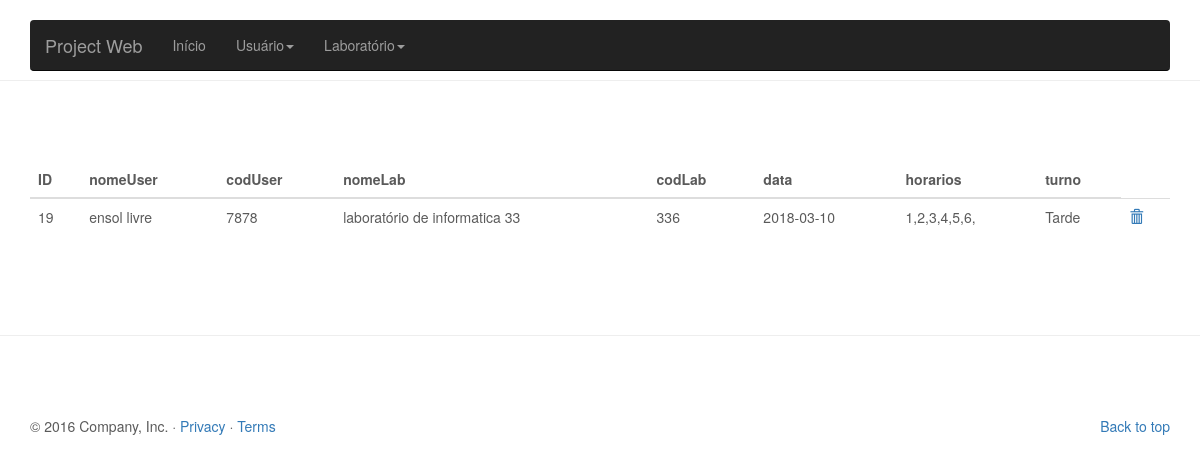
The app's page /lab/view/listarRes.php with its own data.
### tables this page shows
CREATE TABLE `agendados` (
  `id` int(11) NOT NULL,
  `data` varchar(20) DEFAULT NULL,
  `horarios` varchar(100) DEFAULT NULL,
  `codUser` int(11) NOT NULL,
  `codLab` int(11) NOT NULL,
  `turno` varchar(20) NOT NULL,
  `nomeUser` varchar(100) NOT NULL,
  `nomeLab` varchar(100) NOT NULL
);

### lab/view/listarRes.php (the view, shortened to what this page needs)
<?php include '../controller/conexao.php';
  if(!empty($_REQUEST)){
    $busca = $_REQUEST['buscar'];
    $query = "SELECT * FROM lab WHERE nome LIKE '%$busca%' or codigo LIKE '%$busca%'";
  }else{
    $query = "SELECT * FROM agendados";
  }
$res = mysqli_query($conn, $query);
?>
<!DOCTYPE html>
<html lang="pt-br">
  <head>
    <link href="../css/bootstrap.min.css" rel="stylesheet">
    <link href="../css/carousel.css" rel="stylesheet">
  </head>
  <body>
    <div class="navbar-wrapper">
      <div class="container">
        <nav class="navbar navbar-inverse navbar-static-top">
          <div class="container">
            <div class="navbar-header">
              <a class="navbar-brand" href="inicio.php">Project Web</a>
            </div>
            <div id="navbar" class="navbar-collapse collapse">
              <ul class="nav navbar-nav">
                <li><a href="inicio.php">Início</a></li>
                <li class="dropdown">
                  <a href="inserirUser.php" class="dropdown-toggle" data-toggle="dropdown" role="button" aria-haspopup="true" aria-expanded="false">Usuário<span class="caret"></span></a>
                  <li class="dropdown">
                  <a href="inserirUser.php" class="dropdown-toggle" data-toggle="dropdown" role="button" aria-haspopup="true" aria-expanded="false">Laboratório<span class="caret"></span></a>
                </li>
              </ul>
            </div>
          </div>
        </nav>
      </div>
    </div>
<hr class="featurette-divider">
       <div class="container">
      <table class="table table-hover">
    <thead>
      <tr>
        <th>ID</th>
        <th>nomeUser</th>
        <th>codUser</th>
        <th>nomeLab</th>
        <th>codLab</th>
        <th>data</th>
        <th>horarios</th>
        <th>turno</th>
      </tr>
    </thead>
    <tbody>
      <?php
while($linha = mysqli_fetch_array($res)){
echo "<tr><td>".$linha['id']."</td>";
echo "<td>".$linha['nomeUser']."</td>";
echo "<td>".$linha['codUser']."</td>";
echo "<td>".$linha['nomeLab']."</td>";
echo "<td>".$linha['codLab']."</td>";
echo "<td>".$linha['data']."</td>";
echo "<td>".$linha['horarios']."</td>";
echo "<td>".$linha['turno']."</td>";
echo "<td><a href=\"../controller/controllerRes.php?btn=deletar&id=$linha[id]\"onClick=\"return confirm('Tem certeza que deseja excluir?')\"><span class='glyphicon glyphicon-trash'></span></a></td></tr>";
      }
    ?>
    </tbody>
  </table>
</div>
<hr class="featurette-divider">
    <div class="container marketing">
      <footer>
        <p class="pull-right"><a href="#">Back to top</a></p>
        <p>&copy; 2016 Company, Inc. &middot; <a href="#">Privacy</a> &middot; <a href="#">Terms</a></p>
      </footer>
    </div>
  </body>
</html>

### lab/css/carousel.css (style rules this page uses)
body { padding-bottom: 40px; color: #5a5a5a; }
.navbar-wrapper { position: absolute; top: 0; right: 0; left: 0; z-index: 20; }
.navbar-wrapper > .container { padding-right: 0; padding-left: 0; }
.navbar-wrapper .navbar { padding-right: 15px; padding-left: 15px; }
.navbar-wrapper .navbar .container { width: auto; }
.featurette-divider { margin: 80px 0; }
@media (min-width: 768px) { .navbar-wrapper { margin-top: 20px; } }
@media (min-width: 768px) { .navbar-wrapper .container { padding-right: 15px; padding-left: 15px; } }
@media (min-width: 768px) { .navbar-wrapper .navbar { padding-right: 0; padding-left: 0; } }
@media (min-width: 768px) { .navbar-wrapper .navbar { border-radius: 4px; } }

### records on screen
agendados: id "19", nomeUser "ensol livre", codUser "7878", nomeLab "laboratório de informatica 33", codLab "336", data "2018-03-10", horarios "1,2,3,4,5,6,", turno "Tarde"
